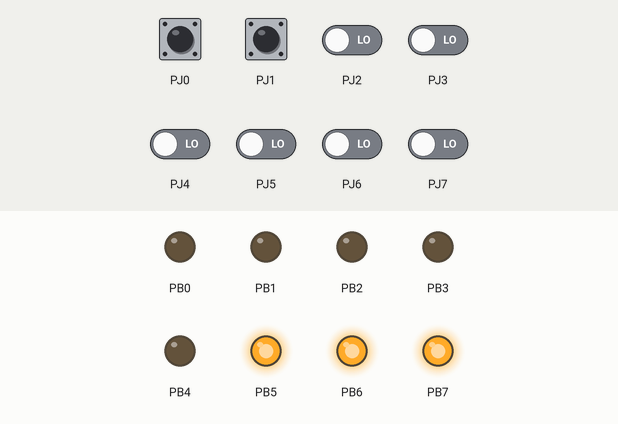
Recording of a program running on a simulated ATmega2560, built with avr-gcc and emulated at 8 MHz. Shown: output pins drawn as LEDs (lit = HIGH). Inputs (shaded band) come from the test bench; at power-on: PJ0–7 LOW.

Above: at 1.2 s.
1.3 s: PJ0 driven HIGH
At 2.5 s:
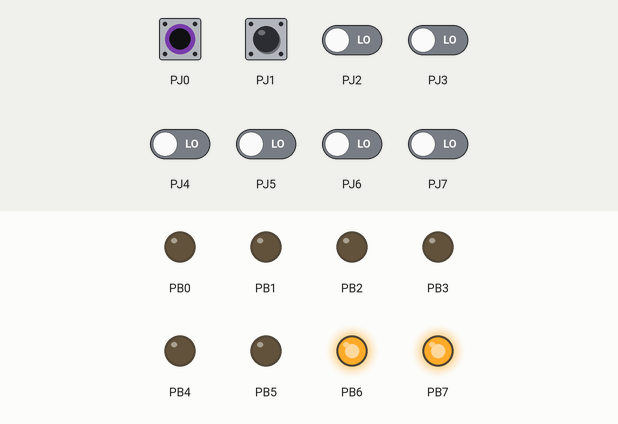
2.8 s: PJ1 driven HIGH
At 3.7 s:
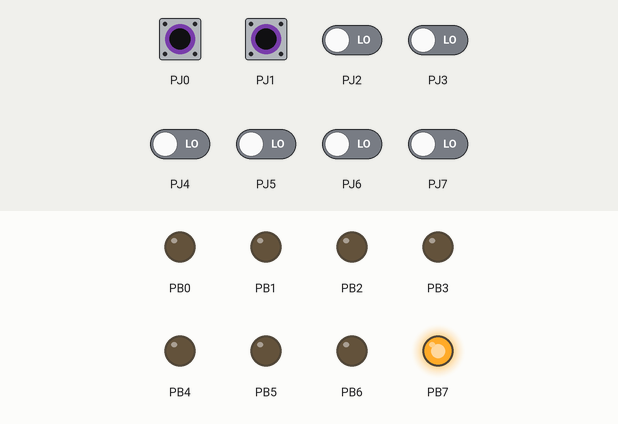
4.3 s: PJ2 driven HIGH
At 4.9 s:
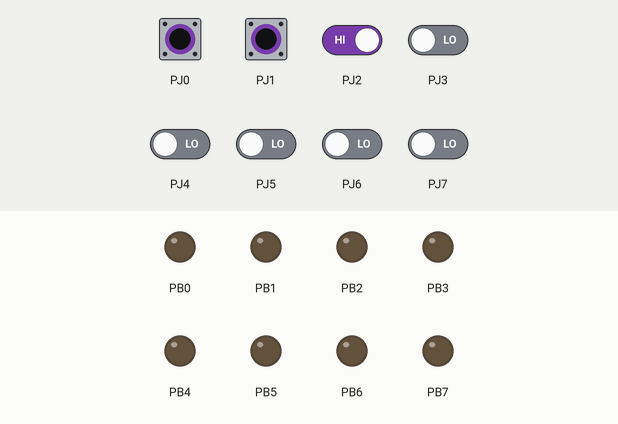
5.8 s: PJ0 pulsed LOW 5 times (0.12 s each, 0.3 s apart)
At 7.9 s:
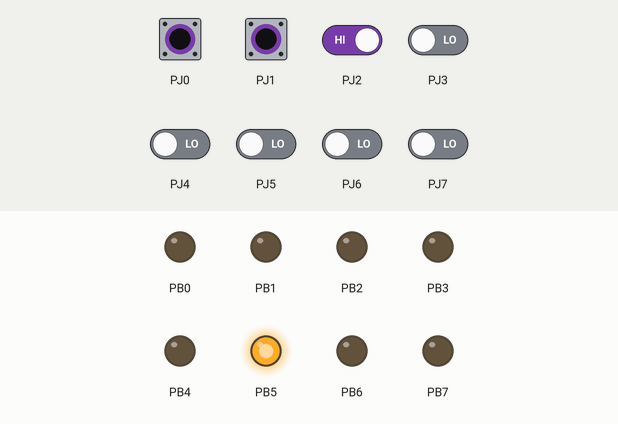
8.8 s: PJ1 pulsed LOW 2 times (0.12 s each, 0.3 s apart)
At 9.08 s:
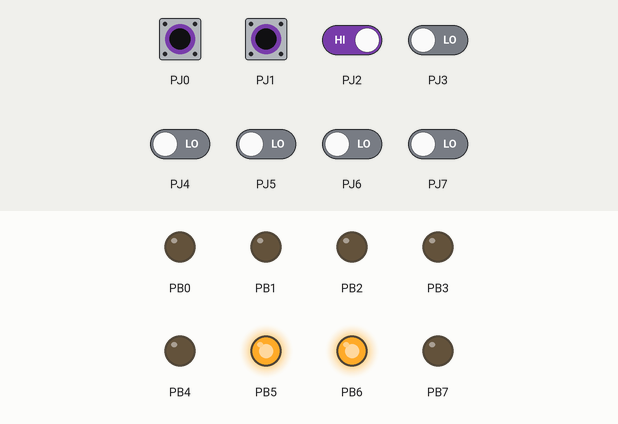
Timing chart, 0 to 11.8 s (numbered marks = the images above; inputs shaded):
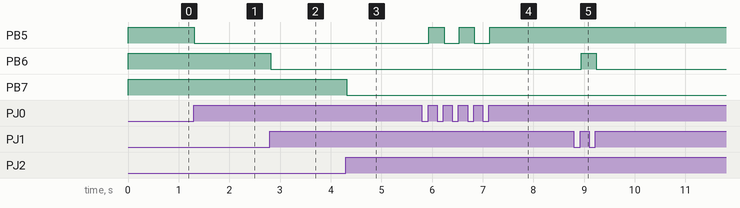

Measured:
- after the input at 1.3 s, PB5: HIGH → LOW at once
- after the input at 2.8 s, PB6: HIGH → LOW at once
- after the input at 4.3 s, PB7: HIGH → LOW at once
- after the input at 5.8 s, PB5: alternates HIGH for 0.30 s and LOW for 0.30 s, 5 changes in all, then stays HIGH, starting after 0.14 s
- after the input at 8.8 s, PB6: LOW → HIGH after 0.14 s, → LOW 0.30 s later

The program:

main.c
```c
/*
 * RGB.c
 *
 * Created: 02/09/2019 12:50:23 PM
 * Author : mathisk
 */

//***PRE-DEFINES***
#define F_CPU 8000000UL

//***Includes***
#include <avr/io.h>
#include <util/delay.h>

//***DEFINES***
#define btnRed_pos edge_sp.pinPos & (1<<0)
#define btnGreen_pos edge_sp.pinPos & (1<<1)
#define btnBlue_pos edge_sp.pinPos & (1<<2)

//***STRUCT DEFINITIONS***
typedef struct{
	uint8_t red;
	uint8_t green;
	uint8_t blue;
} color;

typedef struct{
	uint8_t pinPos;
	uint8_t pinNeg;
	uint8_t *port;
	uint8_t old;
} edge;

//***FUNCTION DECLARATIONS***
void rgb(color);
void edgeDetect(edge *port);

//***MAIN ROUTINE***
int main(void)
{
	//**Data Direction Registers**
	//*1 = Output*
	DDRB = 0xff; //RGB Register
	DDRJ = 0x00; //Button Register

	//**Variable definitions**
	color theColor = {1,1,1};

	//**Init the RGB LED**
	rgb(theColor);

	edge edge_sp = {0,0,&PINJ};
	edgeDetect(&edge_sp);

	//***SUPER LOOP***
	while(1){

		/**Detect button presses based on positive edge
		*and invert the corresponding LED
		*/
		if(btnRed_pos){
			if(theColor.red) theColor.red = 0;
			else theColor.red = 1;
		}
		if(btnGreen_pos){
			if(theColor.green) theColor.green = 0;
			else theColor.green = 1;
		}
		if(btnBlue_pos){
			if(theColor.blue) theColor.blue = 0;
			else theColor.blue = 1;
		}

		rgb(theColor);

		edgeDetect(&edge_sp);
		_delay_ms(10);
	}
}

/**
*Set an RGB LED based on a color struct
*/
void rgb(color newColor){
	PORTB |= (newColor.red<<5)|(newColor.green<<6)|(newColor.blue<<7);

	//Cause a 0 turns anything off with an "and-set", its necessary to set every bit outside of
	//the RGB bits to 1. Thats why there is a |0x8f (|0b1000 1111) at the end.
	PORTB &= (newColor.red<<5)|(newColor.green<<6)|(newColor.blue<<7)|0x1f;
}


/**
*Edge detection on the rgb buttons
*/
void edgeDetect(edge *port){
	uint8_t pinjCurrent = *(port->port);
	port->pinPos = pinjCurrent & ~port->old;
	port->pinNeg = ~pinjCurrent & port->old;
	port->old = pinjCurrent;
}
```
